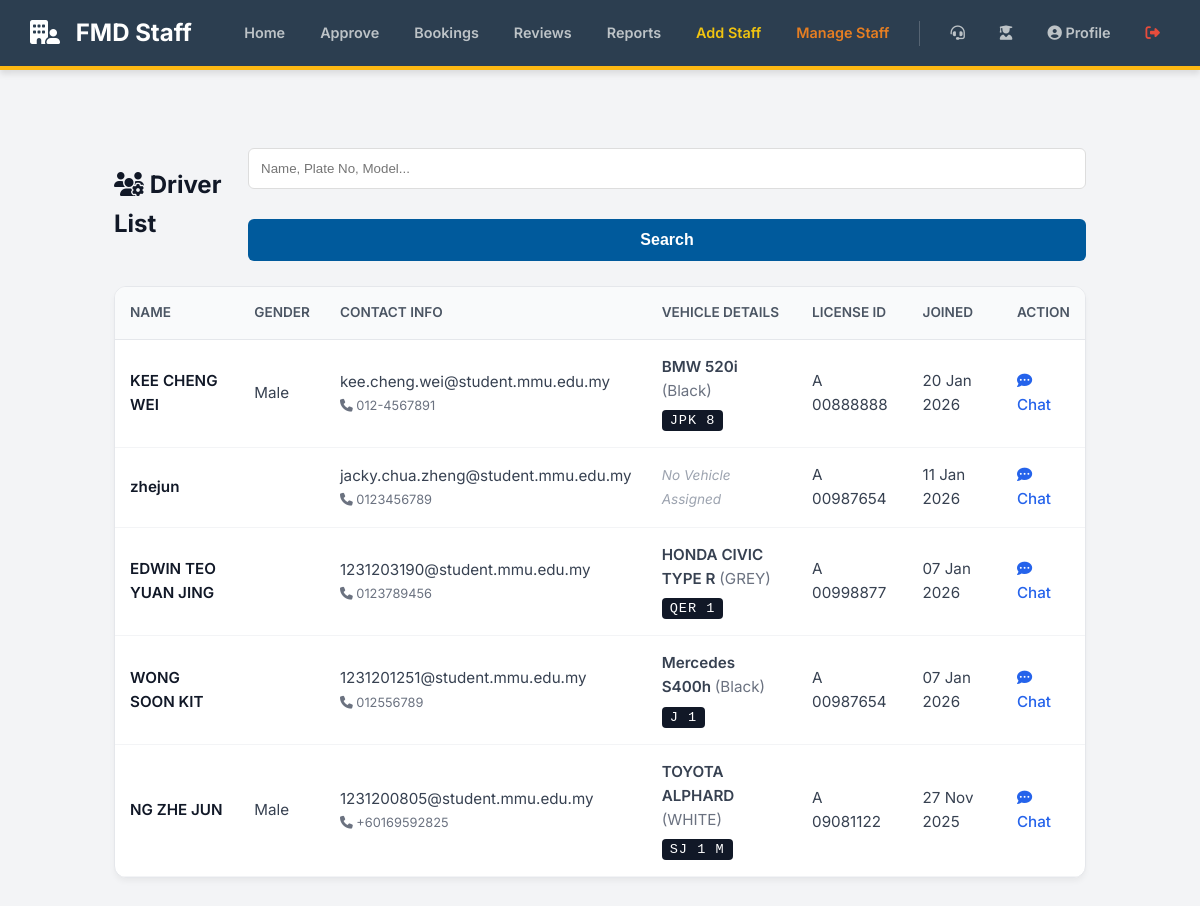
Screenshot of /view_drivers.php (signed in) with the database file from the repository.
### tables this page shows
CREATE TABLE `vehicles` (
  `vehicle_id` int(10) UNSIGNED NOT NULL,
  `driver_id` int(10) UNSIGNED NOT NULL,
  `vehicle_model` varchar(100) NOT NULL,
  `plate_number` varchar(20) NOT NULL,
  `vehicle_type` varchar(50) DEFAULT NULL,
  `vehicle_color` varchar(50) DEFAULT NULL,
  `seat_count` tinyint(3) UNSIGNED DEFAULT 4,
  `created_at` timestamp NOT NULL DEFAULT current_timestamp(),
  `road_tax_expiry` date DEFAULT NULL,
  `insurance_expiry` date DEFAULT NULL
);

CREATE TABLE `drivers` (
  `driver_id` int(10) UNSIGNED NOT NULL,
  `full_name` varchar(100) NOT NULL,
  `identification_id` varchar(50) NOT NULL,
  `email` varchar(100) NOT NULL,
  `phone_number` varchar(20) DEFAULT NULL,
  `gender` varchar(10) DEFAULT NULL,
  `license_number` varchar(50) DEFAULT NULL,
  `license_expiry` date DEFAULT NULL,
  `password` varchar(255) NOT NULL,
  `created_at` timestamp NOT NULL DEFAULT current_timestamp(),
  `verification_status` enum('pending','verified','rejected') DEFAULT 'pending',
  `profile_image` varchar(255) DEFAULT NULL,
  `phone` varchar(20) DEFAULT NULL,
  `bio` text DEFAULT NULL,
  `duitnow_qr` varchar(255) DEFAULT NULL
);

### view_drivers.php (the view, shortened to what this page needs)
<?php
require_once 'db_connect.php';
require_once 'admin_header.php';
$search = "";
$sql = "SELECT d.*, v.vehicle_model, v.plate_number, v.vehicle_type, v.vehicle_color
        FROM drivers d
        LEFT JOIN vehicles v ON d.driver_id = v.driver_id
        WHERE d.verification_status = 'verified'";
$sql .= " ORDER BY d.created_at DESC";
$result = mysqli_query($conn, $sql);
?>
<!DOCTYPE html>
<html lang="en">
<head>
</head>
<body>
<main class="dashboard-container">
    <div class="container">
        <div class="page-header">
            <h2 style="color:#111827; margin:0; font-size:1.5rem; font-weight:700;"><i class="fa-solid fa-users-gear"></i> Driver List</h2>
            <form method="GET" class="search-box">
                <input type="text" name="search" class="search-input" placeholder="Name, Plate No, Model..." value="<?php echo htmlspecialchars($search); ?>">
                <button type="submit" class="btn-search">Search</button>
            </form>
        </div>
        <div class="card-table">
            <div style="overflow-x: auto;">
                <table style="width: 100%;">
                    <thead>
                        <tr>
                            <th>Name</th>
                            <th>Gender</th>
                            <th>Contact Info</th>
                            <th>Vehicle Details</th> <th>License ID</th>
                            <th>Joined</th>
                            <th>Action</th>
                        </tr>
                    </thead>
                    <tbody>
                        <?php if (mysqli_num_rows($result) > 0): ?>
                            <?php while($row = mysqli_fetch_assoc($result)): ?>
                                <tr>
                                    <td style="font-weight:600; color:#111827;">
                                        <?php echo htmlspecialchars($row['full_name']); ?>
                                    </td>
                                    <td><?php echo ucfirst(htmlspecialchars($row['gender'])); ?></td>
                                    <td>
                                        <div><?php echo htmlspecialchars($row['email']); ?></div>
                                        <div style="font-size:0.8rem; color:#6b7280; margin-top:2px;">
                                            <i class="fa-solid fa-phone"></i> <?php echo htmlspecialchars($row['phone_number']); ?>
                                        </div>
                                    </td>
                                    <td>
                                        <?php if (!empty($row['vehicle_model'])): ?>
                                            <span class="vehicle-info">
                                                <?php echo htmlspecialchars($row['vehicle_model']); ?>
                                                <span style="font-weight:normal; color:#6b7280;">(<?php echo htmlspecialchars($row['vehicle_color']); ?>)</span>
                                            </span>
                                            <div style="margin-top:4px;">
                                                <span class="plate-badge"><?php echo htmlspecialchars($row['plate_number']); ?></span>
                                            </div>
                                        <?php else: ?>
                                            <span class="no-vehicle">No Vehicle Assigned</span>
                                        <?php endif; ?>
                                    </td>
                                    <td><?php echo htmlspecialchars($row['license_number']); ?></td>
                                    <td><?php echo date("d M Y", strtotime($row['created_at'])); ?></td>
                                    <td>
                                        <a href="admin_driver_chat.php?driver_id=<?php echo $row['driver_id']; ?>" style="color:#2563eb; text-decoration:none; font-weight:500;">
                                            <i class="fa-solid fa-comment-dots"></i> Chat
                                        </a>
                                    </td>
                                </tr>
                            <?php endwhile; ?>
                        <?php else: ?>
                            <tr><td colspan="7" style="text-align:center; padding: 30px; color: #9ca3af;">No drivers found.</td></tr>
                        <?php endif; ?>
                    </tbody>
                </table>
            </div>
        </div>
    </div>
</main>
</body>
</html>

### style.css (style rules this page uses)
:root { --primary-color: #005A9C; --primary-dark: #004170; --secondary-color: #FDB813; --light-gray: #f4f4f9; --dark-gray: #333; --white-color: #ffffff; --shadow: 0 4px 6px rgba(0,0,0,0.1); }
* { margin: 0; padding: 0; box-sizing: border-box; }
body { font-family: 'Segoe UI', Tahoma, Geneva, Verdana, sans-serif; background-color: var(--light-gray); color: var(--dark-gray); line-height: 1.6; display: flex; flex-direction: column; min-height: 100vh; padding-bottom: 0; }
html { height: 100%; }
.container { width: 90%; max-width: 1200px; margin: auto; overflow: visible; }
main { padding: 3rem 0; flex: 1; }
form { display: flex; flex-direction: column; text-align: left; width: 100%; }
input[type="text"], input[type="email"], input[type="password"], input[type="number"], input[type="datetime-local"], select { width: 100%; padding: 12px; margin-bottom: 20px; border-radius: 6px; border: 1px solid #ddd; transition: border 0.3s; }
button[type="submit"] { background-color: var(--primary-color); color: var(--white-color); padding: 12px 20px; border: none; border-radius: 6px; cursor: pointer; font-size: 1rem; font-weight: 700; transition: background-color 0.3s ease; width: 100%; }

### admin_header.php (style rules this page uses)
body { background-color: #f4f6f9; font-family: sans-serif; margin: 0; }
.dashboard-container { margin-top: 30px; width: 90%; margin-left: auto; margin-right: auto; }

### view_drivers.php (style rules this page uses)
body { font-family: 'Inter', sans-serif; background-color: #f3f4f6; }
.page-header { display: flex; justify-content: space-between; align-items: center; margin-bottom: 25px; }
.search-box { display: flex; gap: 10px; }
.search-input { padding: 10px 15px; border: 1px solid #d1d5db; border-radius: 8px; width: 250px; outline: none; }
.btn-search { background: #1f2937; color: white; border: none; padding: 10px 20px; border-radius: 8px; cursor: pointer; }
.card-table { background: white; border-radius: 12px; box-shadow: 0 4px 6px -1px rgba(0,0,0,0.05); overflow: hidden; border: 1px solid #e5e7eb; }
table { width: 100%; border-collapse: collapse; }
th { background: #f9fafb; text-align: left; padding: 15px; font-weight: 600; color: #4b5563; font-size: 0.85rem; text-transform: uppercase; border-bottom: 1px solid #e5e7eb; }
td { padding: 15px; border-bottom: 1px solid #f3f4f6; color: #374151; font-size: 0.95rem; vertical-align: middle; }
.plate-badge { background: #111827; color: #fff; padding: 3px 8px; border-radius: 4px; font-family: monospace; font-size: 0.85rem; letter-spacing: 1px; }
.vehicle-info { font-weight: 600; color: #374151; display: block; }
.no-vehicle { color: #9ca3af; font-style: italic; font-size: 0.85rem; }

### rows the page displays
vehicles: driver.full_name "KEE CHENG WEI", driver.gender "Male", driver.email "kee.cheng.wei@student.mmu.edu.my", driver.phone_number "012-4567891", vehicle_model "BMW 520i", vehicle_color "Black", plate_number "JPK 8", driver.license_number "A 00888888", driver.created_at "20 Jan 2026"
drivers: full_name "zhejun", email "jacky.chua.zheng@student.mmu.edu.my", phone_number "0123456789", shows "No Vehicle Assigned", license_number "A 00987654", created_at "11 Jan 2026"
vehicles: driver.full_name "EDWIN TEO YUAN JING", driver.email "1231203190@student.mmu.edu.my", driver.phone_number "0123789456", vehicle_model "HONDA CIVIC TYPE R", vehicle_color "GREY", plate_number "QER 1", driver.license_number "A 00998877", driver.created_at "07 Jan 2026"
vehicles: driver.full_name "WONG SOON KIT", driver.email "1231201251@student.mmu.edu.my", driver.phone_number "012556789", vehicle_model "Mercedes S400h", vehicle_color "Black", plate_number "J 1", driver.license_number "A 00987654", driver.created_at "07 Jan 2026"
vehicles: driver.full_name "NG ZHE JUN", driver.gender "Male", driver.email "1231200805@student.mmu.edu.my", driver.phone_number "+60169592825", vehicle_model "TOYOTA ALPHARD", vehicle_color "WHITE", plate_number "SJ 1 M", driver.license_number "A 09081122", driver.created_at "27 Nov 2025"
